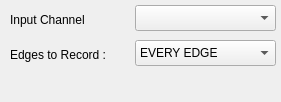
                                <widget class="QWidget" name="C1">
                                    <property name="geometry">
                                        <rect>
                                            <x>0</x>
                                            <y>0</y>
                                            <width>281</width>
                                            <height>102</height>
                                        </rect>
                                    </property>
                                    <attribute name="label">
                                        <string>Single Channel Mode</string>
                                    </attribute>
                                    <widget class="QLabel" name="label_28">
                                        <property name="geometry">
                                            <rect>
                                                <x>10</x>
                                                <y>10</y>
                                                <width>131</width>
                                                <height>20</height>
                                            </rect>
                                        </property>
                                        <property name="text">
                                            <string>Input Channel</string>
                                        </property>
                                    </widget>
                                    <widget class="QComboBox" name="C1_chan">
                                        <property name="geometry">
                                            <rect>
                                                <x>135</x>
                                                <y>5</y>
                                                <width>141</width>
                                                <height>26</height>
                                            </rect>
                                        </property>
                                    </widget>
                                    <widget class="QComboBox" name="C1_chanmode">
                                        <property name="geometry">
                                            <rect>
                                                <x>135</x>
                                                <y>40</y>
                                                <width>141</width>
                                                <height>26</height>
                                            </rect>
                                        </property>
                                        <property name="currentIndex">
                                            <number>1</number>
                                        </property>
                                        <item>
                                            <property name="text">
                                                <string>DISABLED</string>
                                            </property>
                                        </item>
                                        <item>
                                            <property name="text">
                                                <string>EVERY EDGE</string>
                                            </property>
                                        </item>
                                        <item>
                                            <property name="text">
                                                <string>FALLING EDGES ONLY</string>
                                            </property>
                                        </item>
                                        <item>
                                            <property name="text">
                                                <string>RISING EDGES ONLY</string>
                                            </property>
                                        </item>
                                        <item>
                                            <property name="text">
                                                <string>EVERY FOUR RISING EDGES</string>
                                            </property>
                                        </item>
                                    </widget>
                                    <widget class="QLabel" name="label_29">
                                        <property name="geometry">
                                            <rect>
                                                <x>10</x>
                                                <y>45</y>
                                                <width>131</width>
                                                <height>20</height>
                                            </rect>
                                        </property>
                                        <property name="text">
                                            <string>Edges to Record :</string>
                                        </property>
                                    </widget>
                                </widget>
